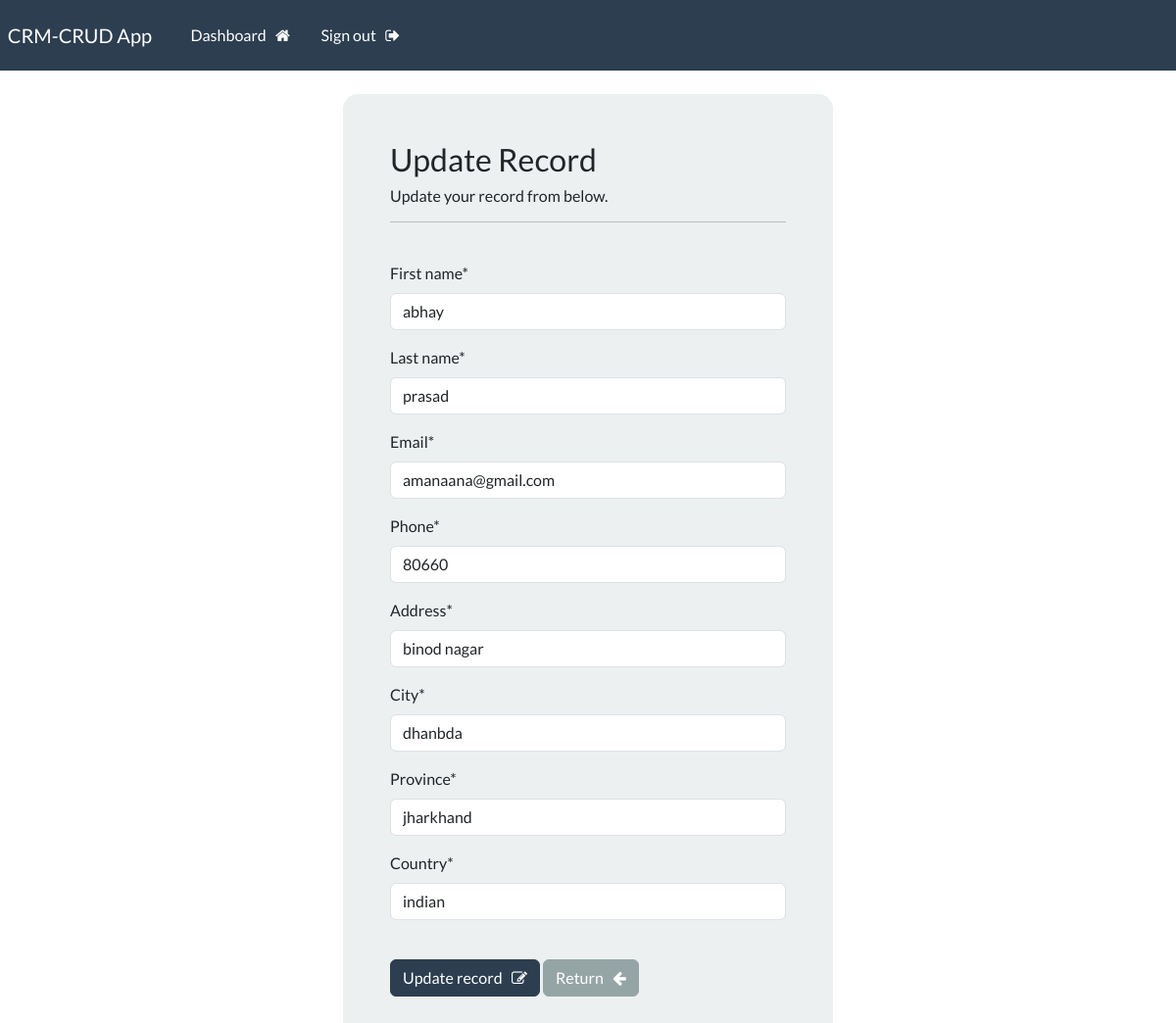
/update-record/5 (signed in), run on the app's committed database.
### webapp/models.py (models this page shows, shortened)
class Record(models.Model):
    creation_date=models.DateTimeField(auto_now_add=True)
    first_name = models.CharField(max_length=100)
    last_name = models.CharField(max_length=100)
    email = models.CharField(max_length=255)
    phone=models.CharField(max_length=20)
    address = models.CharField(max_length=300)
    city=models.CharField(max_length=50)
    province=models.CharField(max_length=50)
    country=models.CharField(max_length=200)

### webapp/views.py (the view)
# urls.py: path('update-record/<int:pk>',views.update_record,name="update-record"),
@login_required(login_url='my-login')
def update_record(request,pk):
    record=Record.objects.get(id=pk)
    form=UpdateRecordForm(instance=record)
    if request.method == 'POST':
        form=UpdateRecordForm(request.POST,instance=record)
        if form.is_valid():
            form.save()
            messages.success(request,"Your record was updated!")
            return redirect("dashboard")
    context={'form':form}
    return render(request,'webapp/update-record.html',context=context)

### webapp/forms.py
class UpdateRecordForm(forms.ModelForm):
     class Meta:
        model=Record
        fields=['first_name','last_name','email','phone','address','city','province','country']

### webapp/templates/webapp/update-record.html (shortened to what this page needs)
{% extends 'webapp/base.html' %}
{% load crispy_forms_tags %}
{% block content %}
<body>
    <div class="container bg-light shadow-md p-5 form-layout">
        <h3>Update Record</h3>
        <h6>Update your record from below.</h6>
        <hr>
        <br>
        <form method="POST" autocomplete="off">
            {{form|crispy}}
            <br>
            <button type="submit" class="btn btn-primary">Update record &nbsp; <i class="fa fa-pencil-square-o" aria-hidden="true"></i></button>
            <a href="{% url 'dashboard'%}" class="btn btn-secondary">Return &nbsp; <i class="fa fa-arrow-left" aria-hidden="true"></i></a>
        </form>
        </div>
</body>
{% endblock %}

### static/css/styles.css (style rules this page uses)
.form-layout { border-radius: 15px; width: 500px; }

### data on the page
Record: first_name "abhay", last_name "prasad", email "amanaana@gmail.com", phone "80660", address "binod nagar", city "dhanbda", province "jharkhand", country "indian"
